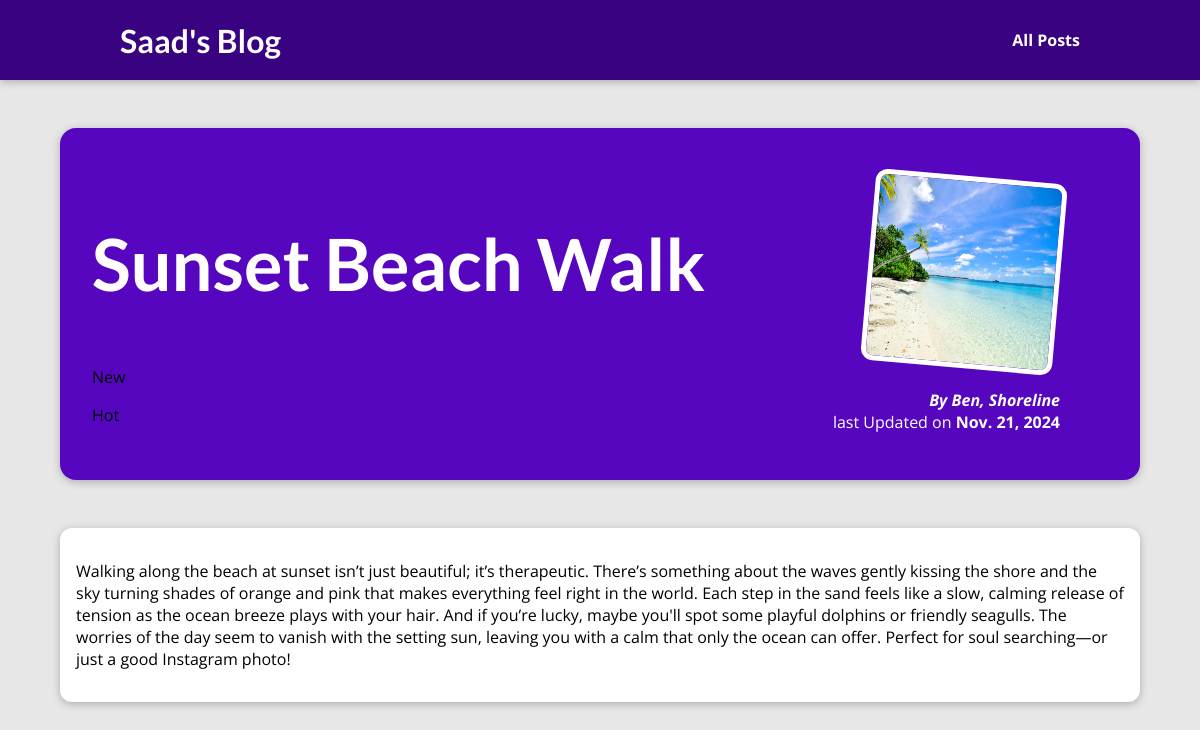
/posts/sunset-beach-walk, run on the app's committed database.
### blog/models.py (models this page shows, shortened)
class Post(models.Model):
    title = models.CharField(max_length=50)
    excerpt = models.CharField(max_length=100)
    image_name = models.CharField(max_length=50)
    date = models.DateField(auto_now=True)
    slug = models.SlugField(unique=True, db_index=True)
    content = models.TextField(validators=[MinLengthValidator(10)])
    author = models.ForeignKey(Author, null=True, on_delete=models.CASCADE, related_name="Posts")
    tags = models.ManyToManyField(Tag)

class Tag(models.Model):
    caption = models.CharField(max_length=50)

class Author(models.Model):
    first_name = models.CharField(max_length=40)
    last_name = models.CharField(max_length=40)
    email_address = models.EmailField()
    def __str__(self):
        return f"{self.first_name}, {self.last_name}"

### blog/views.py (the view)
# urls.py: path("posts/<slug:slug>", views.post_details, name='posts-detaial-page'),
def post_details(request,slug):
    result = Post.objects.get(slug=slug)
    return render(request, 'blog/post-detail.html', {"post":result, "tags": result.tags.all()})

### blog/templates/blog/post-detail.html (shortened to what this page needs)
{% extends "base.html" %}
{% load static %}
{% block css_files %}
    <link rel="stylesheet" href="{% static "blog/post-detail.css" %}">
{% endblock  %}
{% block content %}
    <section id="summary">
        <h2>{{post.title}}</h2>
        <span>
            {% for tag in tags %}
            <p>{{tag.caption}}</p>
            {% endfor %}
        </span>
        <article>
            <img src="{% static "blog/images/"|add:post.image_name %}" alt="Post Title">
            <address>By <a href="mailto:{{ post.author.email_address }}">{{post.author}}</a></address>
            <div>
                last Updated on <time datetime="">{{post.date}}</time>
            </div>
        </article>
    </section>
    <main>
        <p>
            {{post.content}}
        </p>
    </main>
{% endblock  %}

### static/app.css (style rules this page uses)
* { box-sizing: border-box; }
html { font-family: 'Open Sans', 'Lato', sans-serif; }
body { margin: 0; }
h1, h2, h3 { font-family: 'Lato', sans-serif; font-weight: bold; }

### blog/static/blog/post-detail.css (style rules this page uses)
body { background-color: #e7e7e7; }
#summary { margin: 8rem auto 3rem auto; padding: 2rem; width: 90%; max-width: 90rem; border-radius: 16px; background-color: #5706c0; position: relative; box-shadow: 0 2px 8px rgba(0, 0, 0, 0.25); height: 22rem; }
#summary h2 { color: white; font-size: 4.5rem; }
#summary article { position: absolute; top: 2rem; right: 3rem; padding: 1rem 2rem; border-radius: 12px; text-align: right; color: white; }
#summary article img { width: 12rem; height: 12rem; border-radius: 12px; transform: rotateZ(5deg); border: 5px solid white; margin-bottom: 1rem; }
#summary address { font-weight: bold; }
#summary a { color: white; text-decoration: none; }
#summary time { font-weight: bold; }
main { width: 90%; max-width: 90rem; margin: 3rem auto; background-color: white; padding: 1rem; border-radius: 12px; box-shadow: 0 2px 8px rgba(0, 0, 0, 0.25); }

### data on the page
Post: title "Sunset Beach Walk", image_name (picture), author "Ben, Shoreline", date "Nov. 21, 2024", content "Walking along the beach at sunset isn’t just beautiful; it’s therapeutic. There’s something about the waves gently kissing the shore and the sky turning shades of orange and pink that makes everything feel right in the world. Each step in the sand feels like a slow, calming release of tension as the ocean breeze plays with your hair. And if you’re lucky, maybe you'll spot some playful dolphins or friendly seagulls. The worries of the day seem to vanish with the setting sun, leaving you with a calm that only the ocean can offer. Perfect for soul searching—or just a good Instagram photo!"
Tag: caption "New"
Tag: caption "Hot"
